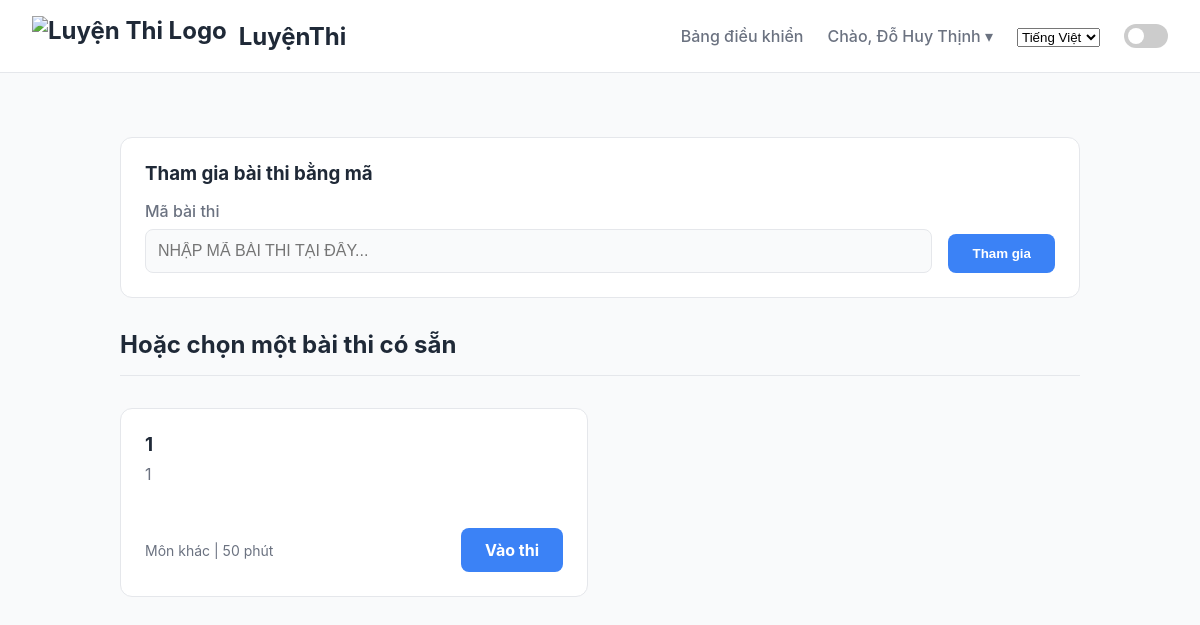
/vi/exams/ (signed in), run on an earlier commit of the app's database.
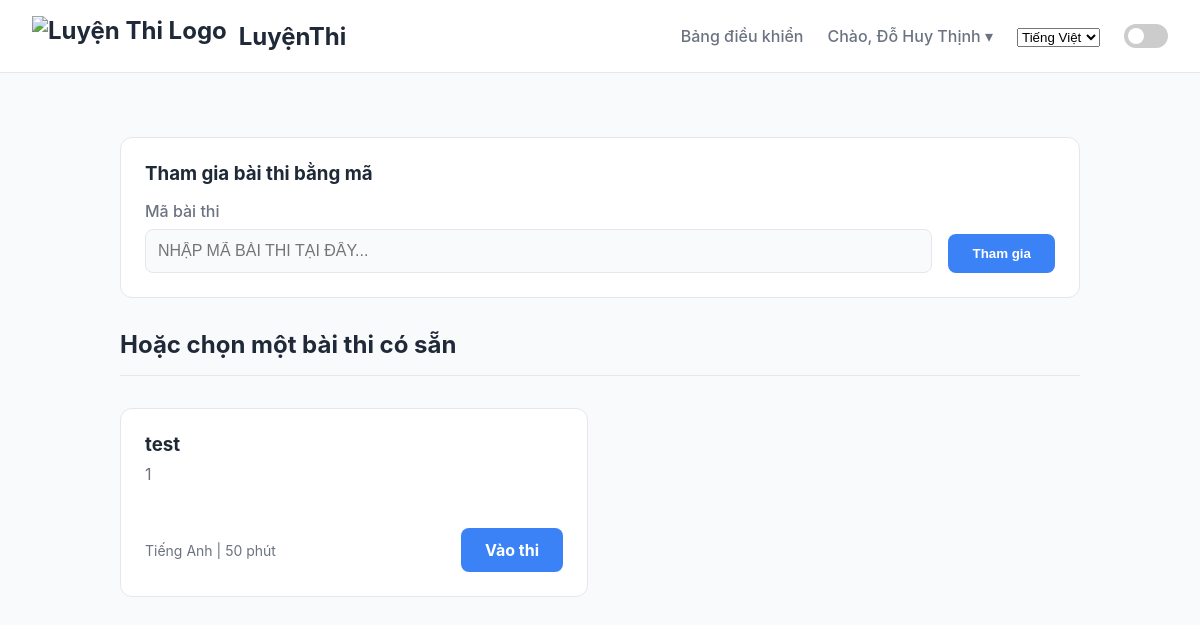
And on a later commit of the database.
### quizapp/models.py (models this page shows, shortened)
class Exam(models.Model):
    class SubjectType(models.TextChoices):
        MATH = 'MATH', _('Toán')
        PHYSICS = 'PHYSICS', _('Vật lý')
        CHEMISTRY = 'CHEMISTRY', _('Hóa học')
        BIOLOGY = 'BIOLOGY', _('Sinh học')
        HISTORY = 'HISTORY', _('Lịch sử')
        GEOGRAPHY = 'GEOGRAPHY', _('Địa lí')
        CIVIC_EDUCATION = 'CIVIC_EDUCATION', _('Giáo dục công dân')
        ENGLISH = 'ENGLISH', _('Tiếng Anh')
        TSA = 'TSA', _('Đánh giá tư duy (TSA)')
        OTHER = 'OTHER', _('Môn khác')
    class Visibility(models.TextChoices):
        PUBLIC = 'PUBLIC', _('Công khai')
        PRIVATE = 'PRIVATE', _('Riêng tư (yêu cầu mã)')
    title = models.CharField(max_length=255, verbose_name=_("Tiêu đề kỳ thi"))
    description = models.TextField(blank=True, null=True, verbose_name=_("Mô tả"))
    owner = models.ForeignKey(settings.AUTH_USER_MODEL, on_delete=models.CASCADE, related_name='exams')
    subject = models.CharField(max_length=20, choices=SubjectType.choices, default=SubjectType.OTHER, verbose_name=_("Môn học (cho cấu trúc chuẩn)"))
    duration_minutes = models.PositiveIntegerField(default=50, verbose_name=_("Thời gian làm bài (phút)"))
    is_custom = models.BooleanField(default=False, verbose_name=_("Cấu trúc tùy chỉnh"))
    code = models.CharField(max_length=8, unique=True, blank=True, default=generate_exam_code, verbose_name=_("Mã bài thi"))
    visibility = models.CharField(max_length=10, choices=Visibility.choices, default=Visibility.PUBLIC, verbose_name=_("Chế độ hiển thị"))
    created_at = models.DateTimeField(auto_now_add=True)
    updated_at = models.DateTimeField(auto_now=True)
    class Meta: ordering = ['-created_at']

### quizapp/views.py (the view)
# urls.py: path('exams/', views.StudentExamListView.as_view(), name='student_exam_list'),
class StudentExamListView(LoginRequiredMixin, ListView):
    model = Exam
    template_name = 'student/exam_list.html'
    context_object_name = 'exams'
    login_url = 'login'
    def get_queryset(self):
        return Exam.objects.filter(visibility=Exam.Visibility.PUBLIC).order_by('-created_at')
    def get_context_data(self, **kwargs):
        context = super().get_context_data(**kwargs)
        context['code_form'] = ExamCodeForm()
        return context

### quizapp/forms.py
class ExamCodeForm(forms.Form):
    code = forms.CharField(label="", max_length=8, widget=forms.TextInput(attrs={'placeholder': _('Nhập mã bài thi tại đây...'), 'style': 'text-transform: uppercase;'}))

### quizapp/templates/student/exam_list.html (shortened to what this page needs)
{% extends "base.html" %}
{% load i18n %}
{% block content %}
<div class="join-code-wrapper">
    <h3 style="margin-top: 0; margin-bottom: 1rem;">{% trans "Tham gia bài thi bằng mã" %}</h3>
    <form class="join-code-form" action="{% url 'join_exam_by_code' %}" method="post">
        <div class="form-field">
            <label for="{{ code_form.code.id_for_label }}">{% trans "Mã bài thi" %}</label>
            {{ code_form.code }}
        </div>
        <button type="submit" class="btn btn-primary">{% trans "Tham gia" %}</button>
    </form>
</div>
<div class="page-header">
    <h2>{% trans "Hoặc chọn một bài thi có sẵn" %}</h2>
</div>
<div class="exam-list-container">
    {% for exam in exams %}
        <div class="exam-card">
            <div>
                <h3>{{ exam.title }}</h3>
                <p>{{ exam.description|default:_("Một bài kiểm tra kiến thức tổng hợp.")|truncatewords:20 }}</p>
            </div>
            <div class="exam-card-footer">
                <span class="exam-card-meta">
                    {% if exam.is_custom %}
                        {% trans "Đề tùy chỉnh" %}
                    {% else %}
                        {{ exam.get_subject_display }}
                    {% endif %}
                    | {{ exam.duration_minutes }} {% trans "phút" %}
                </span>
                <a href="{% url 'start_exam' pk=exam.pk %}" class="btn btn-primary">{% trans "Vào thi" %}</a>
            </div>
        </div>
    {% empty %}
        <div class="no-exams-message">
            <p>{% trans "Hiện tại chưa có bài thi nào được tạo." %}</p>
            <p>{% trans "Vui lòng quay lại sau!" %}</p>
        </div>
    {% endfor %}
</div>
{% endblock %}

What changed in the data, as far as the page shows it:
removed Exam: title "1", description "1", subject "Môn khác", duration_minutes "50"
added Exam: title "test", description "1", subject "Tiếng Anh", duration_minutes "50"
